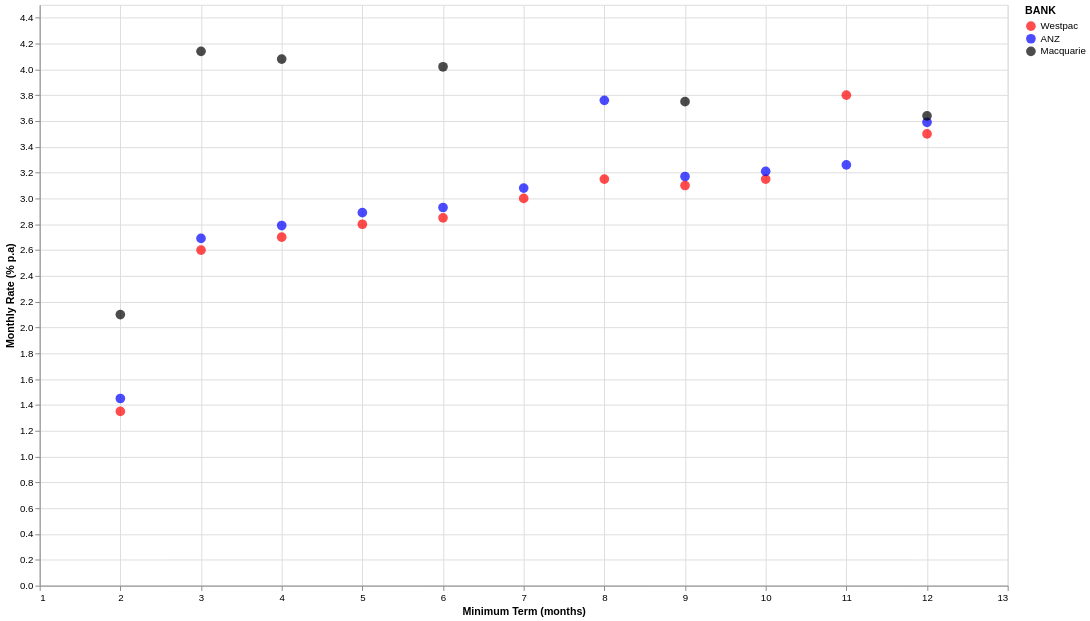

Notebook code for this chart:
### Markdown cell above
## Interest Paid Monthly

### Code cell
monthly_rates = cursor.execute(r"""
     SELECT
        min_term,
        bank,
        max(monthly_rate) as monthly_rate
    FROM term_deposits
    WHERE min_term >= 2 and min_term <= 12 and maturity_rate is not null
    GROUP BY
        bank,
        min_term
    ORDER BY
        min_term    
""").fetch_pandas_all()

alt.Chart(monthly_rates).mark_point(filled=True, size=100).encode(
    x=alt.X("MIN_TERM:Q", axis=alt.Axis(tickCount=12)).scale(domain=(1, 13)).title("Minimum Term (months)"),
    y=alt.Y("MONTHLY_RATE").title("Monthly Rate (% p.a)"),
    color=alt.Color("BANK", scale=alt.Scale(domain=["Westpac", "ANZ", "Macquarie"], range=["red", "blue", "black"])),
    tooltip=["MIN_TERM", "MONTHLY_RATE"]
).properties(
    height=600,
    width=1000,
).interactive()

### Figure 1 — Vega-Lite specification as saved in the notebook (floating-point values rounded to 4 significant figures)
{"config": {"view": {"continuousWidth": 300, "continuousHeight": 300}}, "data": {"name": "data-8c50ec9feb9ae0e13f893565c3609254"}, "mark": {"type": "point", "filled": true, "size": 100}, "encoding": {"color": {"field": "BANK", "scale": {"domain": ["Westpac", "ANZ", "Macquarie"], "range": ["red", "blue", "black"]}, "type": "nominal"}, "tooltip": [{"field": "MIN_TERM", "type": "quantitative"}, {"field": "MONTHLY_RATE", "type": "quantitative"}], "x": {"axis": {"tickCount": 12}, "field": "MIN_TERM", "scale": {"domain": [1, 13]}, "title": "Minimum Term (months)", "type": "quantitative"}, "y": {"field": "MONTHLY_RATE", "title": "Monthly Rate (% p.a)", "type": "quantitative"}}, "height": 600, "params": [{"name": "param_3", "select": {"type": "interval", "encodings": ["x", "y"]}, "bind": "scales"}], "width": 1000, "$schema": "https://vega.github.io/schema/vega-lite/v5.20.1.json", "datasets": {"data-8c50ec9feb9ae0e13f893565c3609254": [{"MIN_TERM": 2, "BANK": "Westpac", "MONTHLY_RATE": 1.35}, {"MIN_TERM": 2, "BANK": "ANZ", "MONTHLY_RATE": 1.45}, {"MIN_TERM": 2, "BANK": "Macquarie", "MONTHLY_RATE": 2.1}, {"MIN_TERM": 3, "BANK": "ANZ", "MONTHLY_RATE": 2.69}, {"MIN_TERM": 3, "BANK": "Westpac", "MONTHLY_RATE": 2.6}, {"MIN_TERM": 3, "BANK": "Macquarie", "MONTHLY_RATE": 4.14}, {"MIN_TERM": 4, "BANK": "Macquarie", "MONTHLY_RATE": 4.08}, {"MIN_TERM": 4, "BANK": "Westpac", "MONTHLY_RATE": 2.7}, {"MIN_TERM": 4, "BANK": "ANZ", "MONTHLY_RATE": 2.79}, {"MIN_TERM": 5, "BANK": "Westpac", "MONTHLY_RATE": 2.8}, {"MIN_TERM": 5, "BANK": "ANZ", "MONTHLY_RATE": 2.89}, {"MIN_TERM": 6, "BANK": "Macquarie", "MONTHLY_RATE": 4.02}, {"MIN_TERM": 6, "BANK": "ANZ", "MONTHLY_RATE": 2.93}, {"MIN_TERM": 6, "BANK": "Westpac", "MONTHLY_RATE": 2.85}, {"MIN_TERM": 7, "BANK": "Westpac", "MONTHLY_RATE": 3.0}, {"MIN_TERM": 7, "BANK": "ANZ", "MONTHLY_RATE": 3.08}, {"MIN_TERM": 8, "BANK": "ANZ", "MONTHLY_RATE": 3.76}, {"MIN_TERM": 8, "BANK": "Westpac", "MONTHLY_RATE": 3.15}, {"MIN_TERM": 9, "BANK": "ANZ", "MONTHLY_RATE": 3.17}, {"MIN_TERM": 9, "BANK": "Westpac", "MONTHLY_RATE": 3.1}, {"MIN_TERM": 9, "BANK": "Macquarie", "MONTHLY_RATE": 3.75}, {"MIN_TERM": 10, "BANK": "Westpac", "MONTHLY_RATE": 3.15}, {"MIN_TERM": 10, "BANK": "ANZ", "MONTHLY_RATE": 3.21}, {"MIN_TERM": 11, "BANK": "Westpac", "MONTHLY_RATE": 3.8}, {"MIN_TERM": 11, "BANK": "ANZ", "MONTHLY_RATE": 3.26}, {"MIN_TERM": 12, "BANK": "Westpac", "MONTHLY_RATE": 3.5}, {"MIN_TERM": 12, "BANK": "ANZ", "MONTHLY_RATE": 3.59}, {"MIN_TERM": 12, "BANK": "Macquarie", "MONTHLY_RATE": 3.64}]}}
